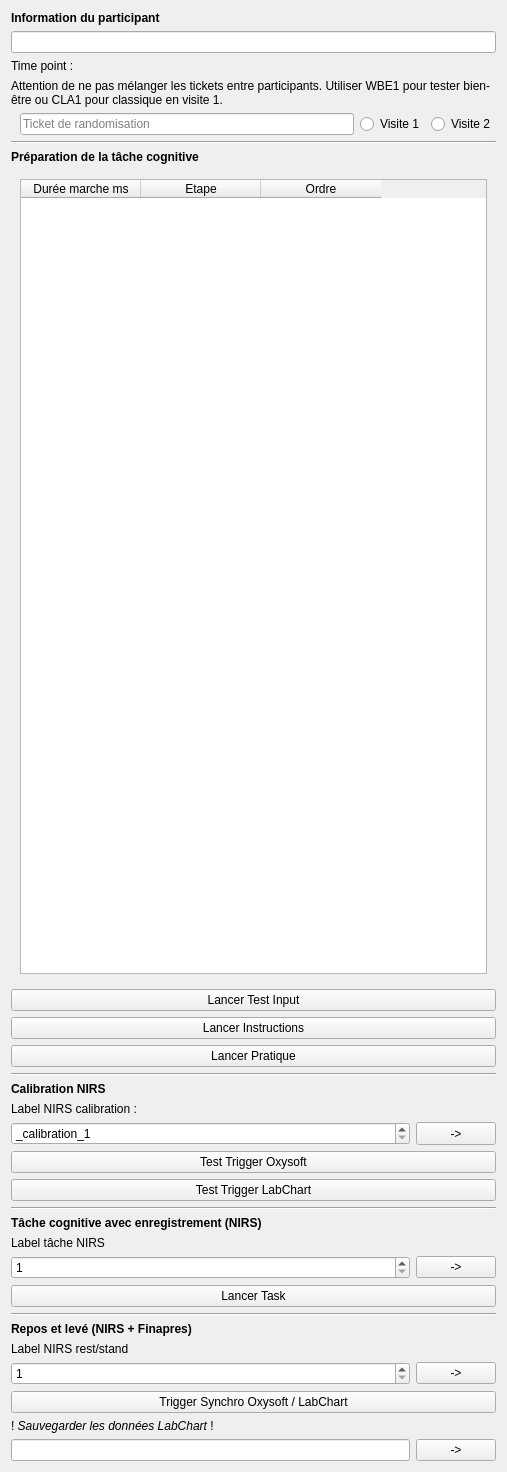
<?xml version="1.0" encoding="UTF-8"?>
<ui version="4.0">
 <class>Form</class>
 <widget class="QWidget" name="Form">
  <property name="geometry">
   <rect>
    <x>0</x>
    <y>0</y>
    <width>507</width>
    <height>1472</height>
   </rect>
  </property>
  <property name="minimumSize">
   <size>
    <width>430</width>
    <height>0</height>
   </size>
  </property>
  <property name="windowTitle">
   <string>Form</string>
  </property>
  <layout class="QVBoxLayout" name="verticalLayout">
   <item>
    <widget class="QLabel" name="label_6">
     <property name="text">
      <string>&lt;html&gt;&lt;head/&gt;&lt;body&gt;&lt;p&gt;&lt;span style=&quot; font-weight:600;&quot;&gt;Information du participant&lt;/span&gt;&lt;/p&gt;&lt;/body&gt;&lt;/html&gt;</string>
     </property>
     <property name="textFormat">
      <enum>Qt::RichText</enum>
     </property>
    </widget>
   </item>
   <item>
    <widget class="QLineEdit" name="participant_field">
     <property name="inputMask">
      <string/>
     </property>
     <property name="text">
      <string/>
     </property>
    </widget>
   </item>
   <item>
    <widget class="QFrame" name="frame_time_point">
     <property name="frameShape">
      <enum>QFrame::NoFrame</enum>
     </property>
     <property name="frameShadow">
      <enum>QFrame::Raised</enum>
     </property>
     <layout class="QHBoxLayout" name="frame_time_point_layout">
      <property name="leftMargin">
       <number>0</number>
      </property>
      <property name="topMargin">
       <number>0</number>
      </property>
      <property name="rightMargin">
       <number>0</number>
      </property>
      <property name="bottomMargin">
       <number>0</number>
      </property>
      <item>
       <widget class="QLabel" name="label_11">
        <property name="text">
         <string>Time point :</string>
        </property>
       </widget>
      </item>
     </layout>
    </widget>
   </item>
   <item>
    <widget class="QFrame" name="visit_order_frame">
     <property name="frameShape">
      <enum>QFrame::NoFrame</enum>
     </property>
     <property name="frameShadow">
      <enum>QFrame::Raised</enum>
     </property>
     <layout class="QVBoxLayout" name="verticalLayout_3">
      <property name="leftMargin">
       <number>0</number>
      </property>
      <property name="topMargin">
       <number>0</number>
      </property>
      <property name="rightMargin">
       <number>0</number>
      </property>
      <property name="bottomMargin">
       <number>0</number>
      </property>
      <item>
       <widget class="QLabel" name="label_3">
        <property name="text">
         <string>Attention de ne pas mélanger les tickets entre participants. Utiliser WBE1 pour tester bien-être ou CLA1 pour classique en visite 1.</string>
        </property>
        <property name="wordWrap">
         <bool>true</bool>
        </property>
       </widget>
      </item>
      <item>
       <widget class="QFrame" name="frame_4">
        <property name="frameShape">
         <enum>QFrame::NoFrame</enum>
        </property>
        <property name="frameShadow">
         <enum>QFrame::Raised</enum>
        </property>
        <layout class="QHBoxLayout" name="horizontalLayout_3">
         <property name="topMargin">
          <number>0</number>
         </property>
         <property name="rightMargin">
          <number>0</number>
         </property>
         <property name="bottomMargin">
          <number>0</number>
         </property>
         <item>
          <widget class="QLineEdit" name="order_ticket_edit">
           <property name="maxLength">
            <number>4</number>
           </property>
           <property name="placeholderText">
            <string>Ticket de randomisation</string>
           </property>
          </widget>
         </item>
         <item>
          <widget class="QRadioButton" name="radio_visit1">
           <property name="text">
            <string>Visite 1</string>
           </property>
          </widget>
         </item>
         <item>
          <widget class="QRadioButton" name="radio_visit2">
           <property name="text">
            <string>Visite 2</string>
           </property>
          </widget>
         </item>
        </layout>
       </widget>
      </item>
     </layout>
    </widget>
   </item>
   <item>
    <widget class="Line" name="line">
     <property name="orientation">
      <enum>Qt::Horizontal</enum>
     </property>
    </widget>
   </item>
   <item>
    <widget class="QLabel" name="label_7">
     <property name="text">
      <string>&lt;html&gt;&lt;head/&gt;&lt;body&gt;&lt;p&gt;&lt;span style=&quot; font-weight:600;&quot;&gt;Préparation de la tâche cognitive&lt;/span&gt;&lt;/p&gt;&lt;/body&gt;&lt;/html&gt;</string>
     </property>
    </widget>
   </item>
   <item>
    <widget class="QFrame" name="frame_track_table">
     <property name="frameShape">
      <enum>QFrame::NoFrame</enum>
     </property>
     <property name="frameShadow">
      <enum>QFrame::Raised</enum>
     </property>
     <layout class="QVBoxLayout" name="verticalLayout_2">
      <item>
       <widget class="QTableWidget" name="track_table">
        <property name="sizePolicy">
         <sizepolicy hsizetype="Expanding" vsizetype="Expanding">
          <horstretch>0</horstretch>
          <verstretch>0</verstretch>
         </sizepolicy>
        </property>
        <property name="minimumSize">
         <size>
          <width>0</width>
          <height>550</height>
         </size>
        </property>
        <property name="verticalScrollBarPolicy">
         <enum>Qt::ScrollBarAsNeeded</enum>
        </property>
        <property name="horizontalScrollBarPolicy">
         <enum>Qt::ScrollBarAsNeeded</enum>
        </property>
        <property name="sizeAdjustPolicy">
         <enum>QAbstractScrollArea::AdjustToContents</enum>
        </property>
        <property name="dragEnabled">
         <bool>false</bool>
        </property>
        <property name="dragDropOverwriteMode">
         <bool>false</bool>
        </property>
        <property name="dragDropMode">
         <enum>QAbstractItemView::NoDragDrop</enum>
        </property>
        <property name="alternatingRowColors">
         <bool>true</bool>
        </property>
        <property name="selectionMode">
         <enum>QAbstractItemView::SingleSelection</enum>
        </property>
        <property name="selectionBehavior">
         <enum>QAbstractItemView::SelectRows</enum>
        </property>
        <property name="sortingEnabled">
         <bool>false</bool>
        </property>
        <property name="wordWrap">
         <bool>false</bool>
        </property>
        <property name="columnCount">
         <number>3</number>
        </property>
        <attribute name="horizontalHeaderDefaultSectionSize">
         <number>120</number>
        </attribute>
        <attribute name="horizontalHeaderShowSortIndicator" stdset="0">
         <bool>false</bool>
        </attribute>
        <attribute name="verticalHeaderMinimumSectionSize">
         <number>26</number>
        </attribute>
        <attribute name="verticalHeaderShowSortIndicator" stdset="0">
         <bool>true</bool>
        </attribute>
        <attribute name="verticalHeaderStretchLastSection">
         <bool>false</bool>
        </attribute>
        <column>
         <property name="text">
          <string>Durée marche ms</string>
         </property>
        </column>
        <column>
         <property name="text">
          <string>Etape</string>
         </property>
        </column>
        <column>
         <property name="text">
          <string>Ordre</string>
         </property>
        </column>
       </widget>
      </item>
     </layout>
    </widget>
   </item>
   <item>
    <widget class="QPushButton" name="button_run_test_input">
     <property name="text">
      <string>Lancer Test Input</string>
     </property>
    </widget>
   </item>
   <item>
    <widget class="QPushButton" name="button_run_instructions">
     <property name="text">
      <string>Lancer Instructions</string>
     </property>
    </widget>
   </item>
   <item>
    <widget class="QPushButton" name="button_run_practice">
     <property name="text">
      <string>Lancer Pratique</string>
     </property>
    </widget>
   </item>
   <item>
    <widget class="Line" name="line_2">
     <property name="orientation">
      <enum>Qt::Horizontal</enum>
     </property>
    </widget>
   </item>
   <item>
    <widget class="QFrame" name="frame_calibration">
     <property name="frameShape">
      <enum>QFrame::NoFrame</enum>
     </property>
     <property name="frameShadow">
      <enum>QFrame::Raised</enum>
     </property>
     <layout class="QVBoxLayout" name="verticalLayout_4">
      <property name="leftMargin">
       <number>0</number>
      </property>
      <property name="topMargin">
       <number>0</number>
      </property>
      <property name="rightMargin">
       <number>0</number>
      </property>
      <property name="bottomMargin">
       <number>0</number>
      </property>
      <item>
       <widget class="QLabel" name="label_2">
        <property name="sizePolicy">
         <sizepolicy hsizetype="Preferred" vsizetype="Preferred">
          <horstretch>0</horstretch>
          <verstretch>0</verstretch>
         </sizepolicy>
        </property>
        <property name="text">
         <string>&lt;html&gt;&lt;head/&gt;&lt;body&gt;&lt;p&gt;&lt;span style=&quot; font-weight:600;&quot;&gt;Calibration NIRS&lt;/span&gt;&lt;/p&gt;&lt;/body&gt;&lt;/html&gt;</string>
        </property>
        <property name="textFormat">
         <enum>Qt::RichText</enum>
        </property>
        <property name="wordWrap">
         <bool>true</bool>
        </property>
       </widget>
      </item>
      <item>
       <widget class="QLabel" name="label">
        <property name="sizePolicy">
         <sizepolicy hsizetype="Preferred" vsizetype="Fixed">
          <horstretch>0</horstretch>
          <verstretch>0</verstretch>
         </sizepolicy>
        </property>
        <property name="text">
         <string>Label NIRS calibration :</string>
        </property>
       </widget>
      </item>
      <item>
       <widget class="QFrame" name="frame_2">
        <property name="frameShape">
         <enum>QFrame::NoFrame</enum>
        </property>
        <property name="frameShadow">
         <enum>QFrame::Raised</enum>
        </property>
        <layout class="QHBoxLayout" name="horizontalLayout">
         <property name="leftMargin">
          <number>0</number>
         </property>
         <property name="topMargin">
          <number>0</number>
         </property>
         <property name="rightMargin">
          <number>0</number>
         </property>
         <property name="bottomMargin">
          <number>0</number>
         </property>
         <item>
          <widget class="QSpinBox" name="field_nirs_calibration">
           <property name="sizePolicy">
            <sizepolicy hsizetype="Minimum" vsizetype="Fixed">
             <horstretch>9</horstretch>
             <verstretch>0</verstretch>
            </sizepolicy>
           </property>
           <property name="prefix">
            <string>_calibration_</string>
           </property>
           <property name="minimum">
            <number>1</number>
           </property>
          </widget>
         </item>
         <item>
          <widget class="QPushButton" name="button_paste_calib">
           <property name="sizePolicy">
            <sizepolicy hsizetype="Preferred" vsizetype="Minimum">
             <horstretch>0</horstretch>
             <verstretch>0</verstretch>
            </sizepolicy>
           </property>
           <property name="text">
            <string>-&gt;</string>
           </property>
          </widget>
         </item>
        </layout>
       </widget>
      </item>
      <item>
       <widget class="QPushButton" name="button_test_trigger_oxysoft">
        <property name="text">
         <string>Test Trigger Oxysoft</string>
        </property>
       </widget>
      </item>
      <item>
       <widget class="QPushButton" name="button_test_trigger_labchart">
        <property name="text">
         <string>Test Trigger LabChart</string>
        </property>
       </widget>
      </item>
     </layout>
    </widget>
   </item>
   <item>
    <widget class="Line" name="line_3">
     <property name="orientation">
      <enum>Qt::Horizontal</enum>
     </property>
    </widget>
   </item>
   <item>
    <widget class="QFrame" name="frame_nirs_task">
     <property name="frameShape">
      <enum>QFrame::NoFrame</enum>
     </property>
     <property name="frameShadow">
      <enum>QFrame::Raised</enum>
     </property>
     <layout class="QVBoxLayout" name="verticalLayout_5">
      <property name="leftMargin">
       <number>0</number>
      </property>
      <property name="topMargin">
       <number>0</number>
      </property>
      <property name="rightMargin">
       <number>0</number>
      </property>
      <property name="bottomMargin">
       <number>0</number>
      </property>
      <item>
       <widget class="QLabel" name="label_10">
        <property name="text">
         <string>&lt;html&gt;&lt;head/&gt;&lt;body&gt;&lt;p&gt;&lt;span style=&quot; font-weight:600;&quot;&gt;Tâche cognitive avec enregistrement (NIRS)&lt;/span&gt;&lt;/p&gt;&lt;/body&gt;&lt;/html&gt;</string>
        </property>
       </widget>
      </item>
      <item>
       <widget class="QLabel" name="label_4">
        <property name="text">
         <string>Label tâche NIRS </string>
        </property>
       </widget>
      </item>
      <item>
       <widget class="QFrame" name="frame_6">
        <property name="frameShape">
         <enum>QFrame::NoFrame</enum>
        </property>
        <property name="frameShadow">
         <enum>QFrame::Raised</enum>
        </property>
        <layout class="QHBoxLayout" name="horizontalLayout_4">
         <property name="leftMargin">
          <number>0</number>
         </property>
         <property name="topMargin">
          <number>0</number>
         </property>
         <property name="rightMargin">
          <number>0</number>
         </property>
         <property name="bottomMargin">
          <number>0</number>
         </property>
         <item>
          <widget class="QSpinBox" name="field_nirs_task">
           <property name="sizePolicy">
            <sizepolicy hsizetype="Minimum" vsizetype="Fixed">
             <horstretch>9</horstretch>
             <verstretch>0</verstretch>
            </sizepolicy>
           </property>
           <property name="minimum">
            <number>1</number>
           </property>
          </widget>
         </item>
         <item>
          <widget class="QPushButton" name="button_paste_nirs_task">
           <property name="sizePolicy">
            <sizepolicy hsizetype="Minimum" vsizetype="Fixed">
             <horstretch>1</horstretch>
             <verstretch>0</verstretch>
            </sizepolicy>
           </property>
           <property name="text">
            <string>-&gt;</string>
           </property>
          </widget>
         </item>
        </layout>
       </widget>
      </item>
      <item>
       <widget class="QPushButton" name="button_run_task">
        <property name="text">
         <string>Lancer Task</string>
        </property>
       </widget>
      </item>
     </layout>
    </widget>
   </item>
   <item>
    <widget class="Line" name="line_6">
     <property name="orientation">
      <enum>Qt::Horizontal</enum>
     </property>
    </widget>
   </item>
   <item>
    <widget class="QFrame" name="frame_nirs_rest_stand">
     <property name="frameShape">
      <enum>QFrame::NoFrame</enum>
     </property>
     <property name="frameShadow">
      <enum>QFrame::Raised</enum>
     </property>
     <layout class="QVBoxLayout" name="verticalLayout_6">
      <property name="leftMargin">
       <number>0</number>
      </property>
      <property name="topMargin">
       <number>0</number>
      </property>
      <property name="rightMargin">
       <number>0</number>
      </property>
      <property name="bottomMargin">
       <number>0</number>
      </property>
      <item>
       <widget class="QLabel" name="label_8">
        <property name="text">
         <string>&lt;html&gt;&lt;head/&gt;&lt;body&gt;&lt;p&gt;&lt;span style=&quot; font-weight:600;&quot;&gt;Repos et levé (NIRS + Finapres)&lt;/span&gt;&lt;/p&gt;&lt;/body&gt;&lt;/html&gt;</string>
        </property>
       </widget>
      </item>
      <item>
       <widget class="QLabel" name="label_5">
        <property name="text">
         <string>Label NIRS rest/stand</string>
        </property>
       </widget>
      </item>
      <item>
       <widget class="QFrame" name="frame_7">
        <property name="frameShape">
         <enum>QFrame::NoFrame</enum>
        </property>
        <property name="frameShadow">
         <enum>QFrame::Raised</enum>
        </property>
        <layout class="QHBoxLayout" name="horizontalLayout_5">
         <property name="leftMargin">
          <number>0</number>
         </property>
         <property name="topMargin">
          <number>0</number>
         </property>
         <property name="rightMargin">
          <number>0</number>
         </property>
         <property name="bottomMargin">
          <number>0</number>
         </property>
         <item>
          <widget class="QSpinBox" name="field_nirs_rest_stand">
           <property name="sizePolicy">
            <sizepolicy hsizetype="Minimum" vsizetype="Fixed">
             <horstretch>9</horstretch>
             <verstretch>0</verstretch>
            </sizepolicy>
           </property>
           <property name="minimum">
            <number>1</number>
           </property>
          </widget>
         </item>
         <item>
          <widget class="QPushButton" name="button_paste_rest_stand">
           <property name="sizePolicy">
            <sizepolicy hsizetype="Minimum" vsizetype="Fixed">
             <horstretch>1</horstretch>
             <verstretch>0</verstretch>
            </sizepolicy>
           </property>
           <property name="text">
            <string>-&gt;</string>
           </property>
          </widget>
         </item>
        </layout>
       </widget>
      </item>
      <item>
       <widget class="QPushButton" name="button_run_trigger_sync2">
        <property name="text">
         <string>Trigger Synchro Oxysoft / LabChart</string>
        </property>
       </widget>
      </item>
      <item>
       <widget class="QLabel" name="label_9">
        <property name="text">
         <string>! &lt;i&gt; Sauvegarder les données LabChart &lt;/i&gt; !</string>
        </property>
       </widget>
      </item>
      <item>
       <widget class="QFrame" name="frame">
        <property name="frameShape">
         <enum>QFrame::NoFrame</enum>
        </property>
        <property name="frameShadow">
         <enum>QFrame::Raised</enum>
        </property>
        <layout class="QHBoxLayout" name="horizontalLayout_2">
         <property name="leftMargin">
          <number>0</number>
         </property>
         <property name="topMargin">
          <number>0</number>
         </property>
         <property name="rightMargin">
          <number>0</number>
         </property>
         <property name="bottomMargin">
          <number>0</number>
         </property>
         <item>
          <widget class="QLineEdit" name="field_labchart_rest_stand">
           <property name="sizePolicy">
            <sizepolicy hsizetype="Expanding" vsizetype="Fixed">
             <horstretch>9</horstretch>
             <verstretch>0</verstretch>
            </sizepolicy>
           </property>
           <property name="readOnly">
            <bool>true</bool>
           </property>
          </widget>
         </item>
         <item>
          <widget class="QPushButton" name="button_paste_labchart_rest_stand">
           <property name="sizePolicy">
            <sizepolicy hsizetype="Minimum" vsizetype="Fixed">
             <horstretch>1</horstretch>
             <verstretch>0</verstretch>
            </sizepolicy>
           </property>
           <property name="text">
            <string>-&gt;</string>
           </property>
          </widget>
         </item>
        </layout>
       </widget>
      </item>
     </layout>
    </widget>
   </item>
  </layout>
 </widget>
 <resources/>
 <connections/>
</ui>
